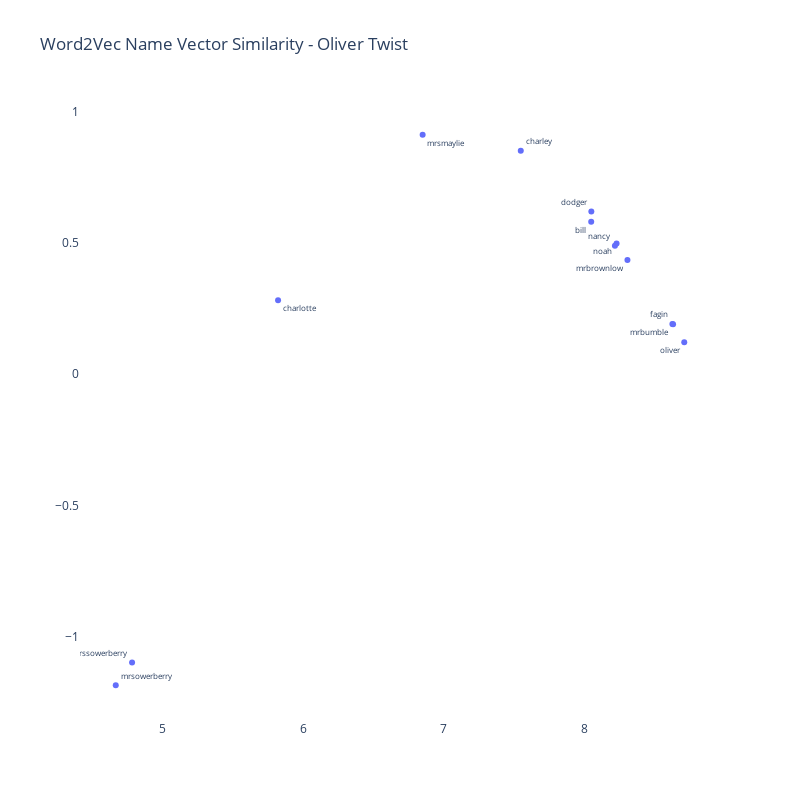

The notebook cell this image was saved under:
### Markdown cell above
#### Plot flattened embeddings for Oliver Twist

### Code cell
character_list_OT = [x.lower() for x in character_list_OT]

df_OT = w2v_df_OT[w2v_df_OT['label'].isin(character_list_OT)]


text_pos_OT = [x for x in np.random.choice(['top left', 
                                         'bottom left',
                                         'top right',
                                         'bottom right'], 
                                          len(df_OT),
                                          p=[.2,.3,.3,.2])]


trace_OT = go.Scatter(x=df_OT['x'],
                   y=df_OT['y'],
                   mode='markers+text', 
                   textposition=text_pos_OT,
                   text=df_OT['label'],
                   textfont=dict(size=8),
                   hoverinfo='text')



fig = go.Figure([trace_OT])

fig.update_layout(go.Layout(
    title='Word2Vec Name Vector Similarity - Oliver Twist',
    ),
    hovermode='closest',
    plot_bgcolor='white',
    paper_bgcolor='white',
    width=800,
    height=800
)

### Figure 1 — Plotly figure (JSON) as saved in the notebook; plotly's stock layout.template omitted (floating-point values rounded to 4 significant figures)
{"data": [{"hoverinfo": "text", "mode": "markers+text", "text": ["oliver", "mrbumble", "bill", "mrsowerberry", "mrssowerberry", "charlotte", "noah", "dodger", "fagin", "charley", "nancy", "mrbrownlow", "mrsmaylie"], "textfont": {"size": 8}, "textposition": ["bottom left", "bottom left", "bottom left", "top right", "top left", "bottom right", "bottom left", "top left", "top left", "top right", "top left", "bottom left", "bottom right"], "type": "scatter", "x": [8.71, 8.625, 8.048, 4.665, 4.781, 5.82, 8.228, 8.049, 8.63, 7.547, 8.216, 8.306, 6.849], "y": [0.1217, 0.1907, 0.5805, -1.186, -1.099, 0.2813, 0.4983, 0.62, 0.1904, 0.8518, 0.4892, 0.435, 0.9124]}], "layout": {"height": 800, "hovermode": "closest", "paper_bgcolor": "white", "plot_bgcolor": "white", "title": {"text": "Word2Vec Name Vector Similarity - Oliver Twist"}, "width": 800}}
